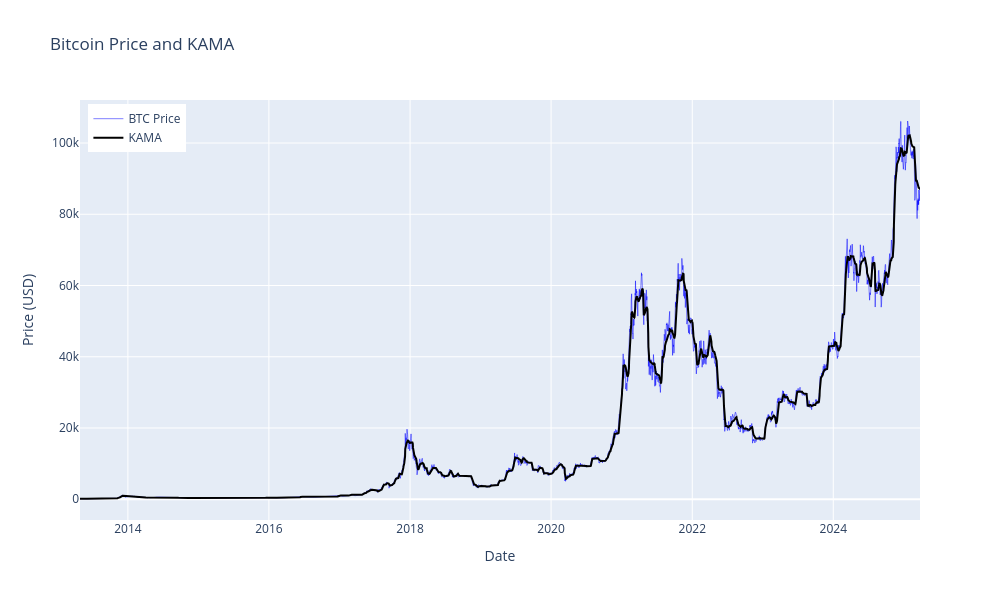

The notebook cell saved with this chart:
### Code cell
# Calculate KAMA with default parameters
# There seems to be an issue with the model.get_kama method
# Let's fix the approach by using the correct method call

# First, check if kama is already calculated and stored as an attribute
if hasattr(model, 'kama_values') and isinstance(model.kama_values, pd.Series):
    kama_ = model.kama_values
else:
    # If not, call the method without trying to unpack multiple return values
    model.get_kama(n_window=10, pow1=2, pow2=30, gamma=0.15)
    kama_ = model.kama_values

# Plot BTC price with KAMA using Plotly
# Note: KAMA values are in log scale, so we need to transform them back
price = model.asset_data
# Convert log KAMA values to actual price scale
kama_actual = np.exp(kama_)

fig = go.Figure()

# Add price trace
fig.add_trace(
    go.Scatter(
        x=price.index,
        y=price,
        name='BTC Price',
        line=dict(color='blue', width=1),
        opacity=0.5
    )
)

# Add KAMA trace (converted from log scale)
fig.add_trace(
    go.Scatter(
        x=kama_actual.index,
        y=kama_actual,
        name='KAMA',
        line=dict(color='black', width=2)
    )
)

# Update layout
fig.update_layout(
    title='Bitcoin Price and KAMA',
    xaxis_title='Date',
    yaxis_title='Price (USD)',
    legend=dict(
        yanchor="top",
        y=0.99,
        xanchor="left",
        x=0.01
    ),
    height=600,
    width=1000,
    hovermode='x unified'
)

fig.show()

### Figure 1 — Plotly figure (JSON) as saved in the notebook; plotly's stock layout.template omitted (floating-point values rounded to 4 significant figures; data arrays with more than 128 entries replaced by an {"elided": "..."} marker saying what was removed)
{"data": [{"line": {"color": "blue", "width": 1}, "name": "BTC Price", "opacity": 0.5, "type": "scatter", "x": {"elided": "4350 str values"}, "y": {"elided": "4350 float values"}}, {"line": {"color": "black", "width": 2}, "name": "KAMA", "type": "scatter", "x": {"elided": "4350 str values"}, "y": {"elided": "4350 float values"}}], "layout": {"height": 600, "hovermode": "x unified", "legend": {"x": 0.01, "xanchor": "left", "y": 0.99, "yanchor": "top"}, "title": {"text": "Bitcoin Price and KAMA"}, "width": 1000, "xaxis": {"title": {"text": "Date"}}, "yaxis": {"title": {"text": "Price (USD)"}}}}
